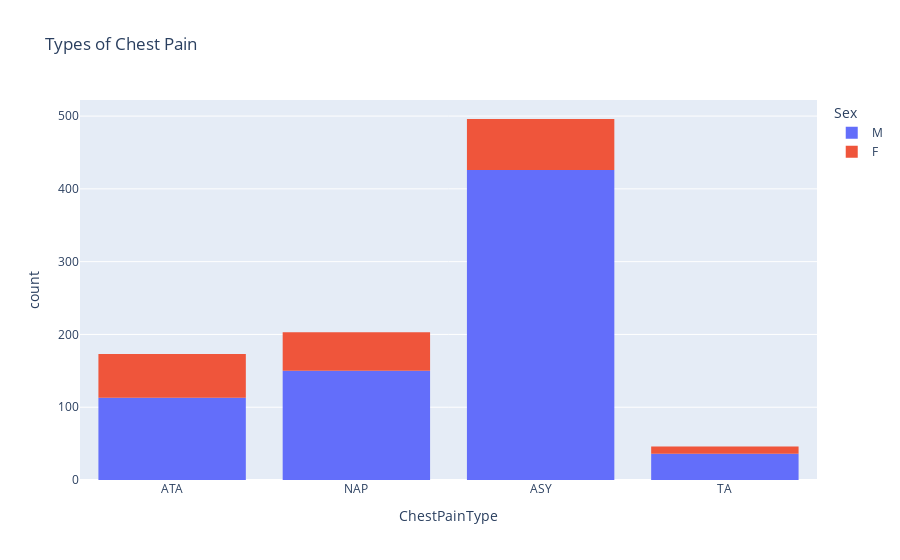

The code cell stored with this chart in its notebook:
### Code cell
fig=px.histogram(df,
                 x="ChestPainType",
                 color="Sex",
                 hover_data=df.columns,
                 title="Types of Chest Pain"
                )
fig.show()

### Figure 1 — Plotly figure (JSON) as saved in the notebook; plotly's stock layout.template omitted (floating-point values rounded to 4 significant figures; data arrays with more than 128 entries replaced by an {"elided": "..."} marker saying what was removed)
{"data": [{"alignmentgroup": "True", "bingroup": "x", "hovertemplate": "Sex=M<br>ChestPainType=%{x}<br>count=%{y}<extra></extra>", "legendgroup": "M", "marker": {"color": "#636efa", "pattern": {"shape": ""}}, "name": "M", "offsetgroup": "M", "orientation": "v", "showlegend": true, "type": "histogram", "x": {"elided": "725 str values"}, "xaxis": "x", "yaxis": "y"}, {"alignmentgroup": "True", "bingroup": "x", "hovertemplate": "Sex=F<br>ChestPainType=%{x}<br>count=%{y}<extra></extra>", "legendgroup": "F", "marker": {"color": "#EF553B", "pattern": {"shape": ""}}, "name": "F", "offsetgroup": "F", "orientation": "v", "showlegend": true, "type": "histogram", "x": {"elided": "193 str values"}, "xaxis": "x", "yaxis": "y"}], "layout": {"barmode": "relative", "legend": {"title": {"text": "Sex"}, "tracegroupgap": 0}, "title": {"text": "Types of Chest Pain"}, "xaxis": {"anchor": "y", "domain": [0, 1], "title": {"text": "ChestPainType"}}, "yaxis": {"anchor": "x", "domain": [0, 1], "title": {"text": "count"}}}}
